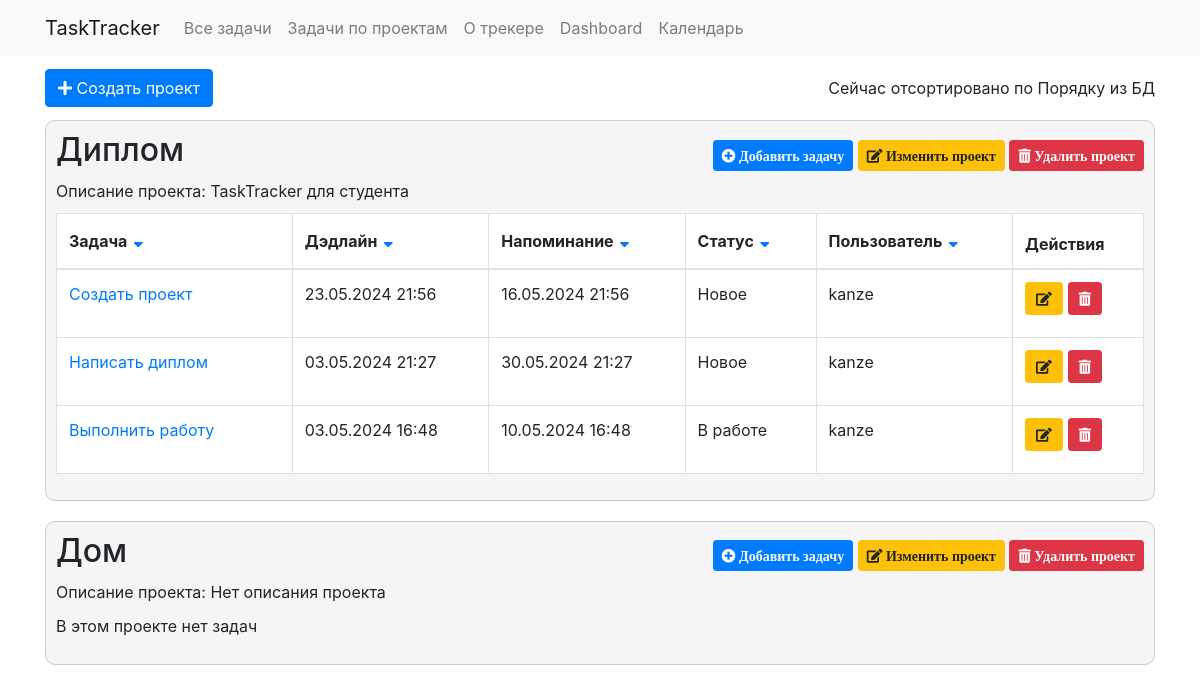
/projects/, run on the app's committed database.
### tasktrackerapp/models.py (models this page shows)
class Project(models.Model):
    name = models.CharField(max_length=100)
    description = models.TextField(blank=True)
    def __str__(self):
        return self.name

class Task(models.Model):
    project = models.ForeignKey(Project, on_delete=models.CASCADE)
    title = models.CharField(max_length=200)
    description = models.TextField(blank=True, null=True)
    created_date= models.DateTimeField(blank=True, null=True)
    deadline = models.DateTimeField(blank=True, null=True)
    reminder = models.DateTimeField(blank=True, null=True)
    status = models.ForeignKey(TaskStatus, null=True, blank=True, on_delete=models.CASCADE)
    task_user = models.ForeignKey(User, on_delete=models.CASCADE)
    def __str__(self):
        return self.title

class TaskStatus(models.Model):
    name = models.CharField(max_length=50)
    def __str__(self):
        return self.name

### tasktrackerapp/views.py (the view, shortened to what this page needs)
# urls.py: path('projects/', views.tasks_by_projects, name='projects_page'),  #страница с карточками проектов
def tasks_by_projects(request):
    sort_by = request.GET.get('sort_by')
    dict_of_projects = {}
    if request.method == "GET":
        if sort_by == 'None' or sort_by is None:
            sort_by = 'Порядок из БД'
            dict_of_projects = create_dictionary()
        elif sort_by != 'Порядок из БД':
            if sort_by == 'project':
                dict_of_projects = create_dictionary('project__name')
            else:
                dict_of_projects = create_dictionary(sort_by)
    data_of_tasks = Task.objects.all()
    data_of_projects = Project.objects.all()
    context = {
        'tasks': data_of_tasks,
        'projects': data_of_projects,
        'dict_of_projects': dict_of_projects,
        'sort_by': sort_by,
    }
    return render(request, 'tasks_by_project.html', context)

### tasktrackerapp/views.py (called while the page is built)
def create_dictionary(sort_by=None):
    projects = Project.objects.all()
    project_task_dict = {}
    for project in projects:
        if sort_by:
            tasks = Task.objects.all().filter(project=project).order_by(sort_by)
        else:
            tasks = Task.objects.filter(project=project)
        project_task_dict[project] = list(tasks)
        print(project_task_dict)
    return project_task_dict

### tasktrackerapp/templates/tasks_by_project.html (shortened to what this page needs)
{% extends 'head.html' %}
{% block content %}
<form method="post" action=".">
  <div class="button-container-top">
    <button name="createProject" class="btn btn-primary">
      <i class="fas fa-plus"></i> Создать проект
    </button>
    {% include 'widget_to_show_sort_type.html' %}
  </div>
  {% for project, tasks in dict_of_projects.items %}
    <div class="project-container">
      <div class="project-title-container">
        <div class="project-header">
          <h2 class="project-name">{{ project.name }}</h2>
          <div class="project-actions">
            <button name="addTask" value={{ project.id }} class="btn btn-primary btn-sm">
              <i class="fas fa-plus-circle"> Добавить задачу</i>
            </button>
            <button name="editProject" value={{ project.id }} class="btn btn-warning btn-sm">
              <i class="fas fa-edit"> Изменить проект</i>
            </button>
            <button name="deleteProject" value={{ project.id }} class="btn btn-danger btn-sm">
              <i class="fas fa-trash-alt"> Удалить проект</i>
            </button>
          </div>
        </div>
        <p class="project-description">Описание проекта: {{ project.description }}</p>
      </div>
      {% if tasks %}
        <table class="table table-bordered">
          <thead>
            <tr>
              <th scope="col" style="width: 18%;">
                <div class="header-with-button">
                  <span class="header-title">Задача</span>
                  <button type="submit" name="orderTasks" value="title" class="btn btn-link">
                    <i class="fas fa-sort-down"></i>
                  </button>
                </div>
              </th>
              <th scope="col" style="width: 15%;">
                <div class="header-with-button">
                  <span class="header-title">Дэдлайн</span>
                  <button type="submit" name="orderTasks" value="deadline" class="btn btn-link">
                    <i class="fas fa-sort-down"></i>
                  </button>
                </div>
              </th>
              <th scope="col" style="width: 15%;">
                <div class="header-with-button">
                  <span class="header-title">Напоминание</span>
                  <button type="submit" name="orderTasks" value="reminder" class="btn btn-link">
                    <i class="fas fa-sort-down"></i>
                  </button>
                </div>
              </th>
              <th scope="col" style="width: 10%;">
                <div class="header-with-button">
                  <span class="header-title">Статус</span>
                  <button type="submit" name="orderTasks" value="status" class="btn btn-link">
                    <i class="fas fa-sort-down"></i>
                  </button>
                </div>
              </th>
              <th scope="col" style="width: 15%;">
                <div class="header-with-button">
                  <span class="header-title">Пользователь</span>
                  <button type="submit" name="orderTasks" value="task_user" class="btn btn-link">
                    <i class="fas fa-sort-down"></i>
                  </button>
                </div>
              </th>
              <th scope="col" style="width: 10%;">Действия</th>
            </tr>
          </thead>
          <tbody>
            {% for task in tasks %}
              <tr>
                <td><a href="{% url 'task_info_page' task_id=task.id %}?prev_page=/projects">{{ task.title }}</a></td>
                <td>{{ task.deadline|date:"d.m.Y H:i" }}</td>
                <td>{{ task.reminder|date:"d.m.Y H:i" }}</td>
                <td>{{ task.status }}</td>
                <td>{{ task.task_user }}</td>
                <td>
                  <div class="button-container">
                    <button name="editTask" value={{ task.id }} class="btn btn-warning btn-sm">
                      <i class="fas fa-edit"></i>
                    </button>
                    <button name="deleteTask" value={{ task.id }} class="btn btn-danger btn-sm">
                      <i class="fas fa-trash-alt"></i>
                    </button>
                  </div>
                </td>
              </tr>
            {% endfor %}
          </tbody>
        </table>
      {% else %}
        <p>В этом проекте нет задач</p>
      {% endif %}
    </div>
  {% endfor %}
</form>
{% endblock content %}

### tasktrackerapp/static/css/styles.css (style rules this page uses)
.project-name, .project-description { margin-bottom: 10px; }
.project-container { border: 1px solid #ccc; border-radius: 10px; background-color: #f2f2f2bb; padding: 10px; margin-bottom: 20px; }
.header-with-button { display: flex; align-items: center; }
.header-with-button button { padding: 0.1rem 0.3rem; line-height: 1.5; }
.header-title { margin-right: 0px !important; }
.button-container, .button-container-top { display: flex; align-items: center; margin-bottom: 10px; }
.button-container-top { margin-top: 10px; justify-content: space-between; }
.button-container button { padding: 5px 10px; font-size: 14px; margin-right: 5px; }
.project-header { display: flex; align-items: center; }
.project-header .project-name { margin-right: 10px; }
.project-actions { margin-left: auto; }
table { background-color: white; }

### data on the page
Project: name "Диплом", {{ project.id }} 25 (drawn), description "TaskTracker для студента"
Task: title "Создать проект", deadline "23.05.2024 21:56", reminder "16.05.2024 21:56", status "Новое", task_user "kanze", {{ task.id }} 50 (drawn)
Task: title "Написать диплом", deadline "03.05.2024 21:27", reminder "30.05.2024 21:27", status "Новое", task_user "kanze", {{ task.id }} 52 (drawn)
Task: title "Выполнить работу", deadline "03.05.2024 16:48", reminder "10.05.2024 16:48", status "В работе", task_user "kanze", {{ task.id }} 53 (drawn)
Project: name "Дом", {{ project.id }} 26 (drawn), description "Нет описания проекта", shows "В этом проекте нет задач"
